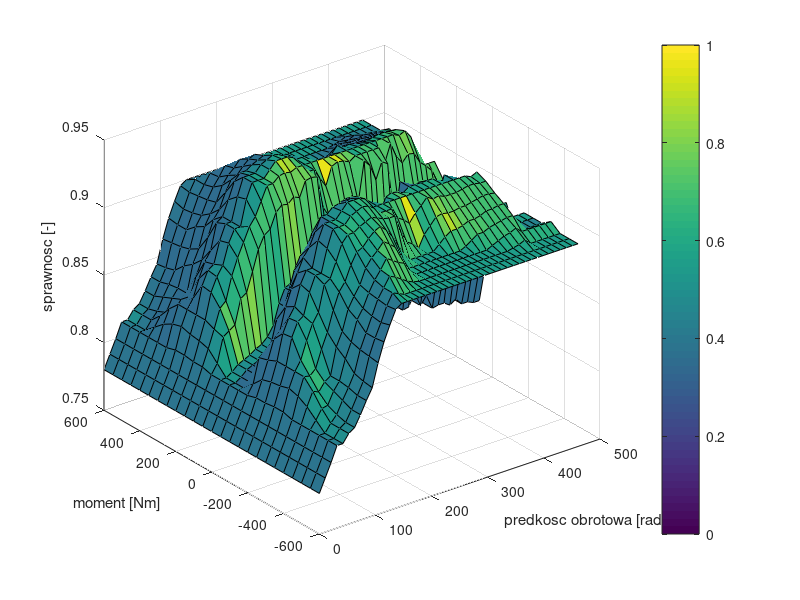
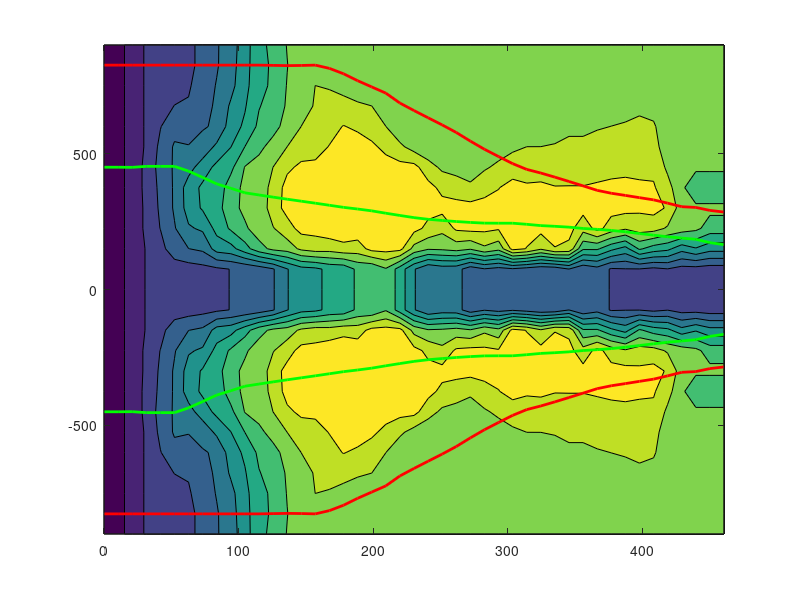

Here is the MATLAB script that generated these plots, in order: (Note: this script raises an error after producing the figures.)
close all
load dane.mat;
load FC_SI95.mat;
load PM_UQM_motor_100kW.mat;
%%



%%
omega_ICE = 150;
torque_ICE = 400; 

figure
surfl(mc_map_spd, mc_map_trq, mc_eff_map')
xlabel('predkosc obrotowa [rad/s]');
ylabel('moment [Nm]');
zlabel('sprawnosc [-]');
colorbar

%%
figure
contourf(mc_map_spd, mc_map_trq*1.5, mc_eff_map')
hold on;
plot(mc_map_spd, mc_max_trq*1.5, 'r', 'linewidth', 2.);
plot(mc_map_spd, -mc_max_trq*1.5, 'r', 'linewidth', 2.);
plot(mc_map_spd, mc_max_cont_trq*1.5, 'g', 'linewidth', 2.);
plot(mc_map_spd, -mc_max_cont_trq*1.5, 'g', 'linewidth', 2.);
plot(out.omega_motor(:,2), out.torque_motor(:,2),'red*');
xlabel('predkosc obrotowa [rad/s]');
ylabel('moment [Nm]');
zlabel('sprawnosc [-]');
%%
figure
contourf(fc_map_spd, fc_map_trq, fc_fuel_map_gpkWh');
hold on
plot(fc_map_spd, 22500./fc_map_spd, 'r', 'LineWidth', 2);
xlabel('predkosc obrotowa [rad/s]');
ylabel('moment [Nm]');
%%
figure
contourf(mc_map_spd, mc_map_trq, mc_eff_map')
hold on;
plot(mc_map_spd, -mc_max_trq, 'r', 'linewidth', 2.);
plot(mc_map_spd, -mc_max_cont_trq, 'g', 'linewidth', 2.);
plot(mc_map_spd, -22500./mc_map_spd, 'r');
hold on
Z=interp2(mc_map_spd, mc_map_trq, mc_eff_map',mc_map_spd, -22500./mc_map_spd); 
plot(mc_map_spd, (-22500./mc_map_spd)./Z);
xlabel('predkosc obrotowa [rad/s]');
ylabel('moment [Nm]');

%% 
figure
contourf(fc_map_spd, fc_map_trq, fc_fuel_map_gpkWh');
hold on
plot(fc_map_spd, fc_max_trq, 'r', 'linewidth',2.)
xlabel('predkosc obrotowa [rad/s]');
ylabel('moment [Nm]');
%%
figure
contourf(fc_map_spd, fc_map_trq, fc_fuel_map_gpkWh');
hold on
plot(mc_map_spd, (22500./mc_map_spd)./Z);
xlabel('predkosc obrotowa [rad/s]');
ylabel('moment [Nm]');
%%
figure
ZZ=interp2(fc_map_spd,fc_map_trq, fc_fuel_map_gpkWh',mc_map_spd, (22500 ./mc_map_spd)./Z);
hold off
plot(mc_map_spd,(22.5./Z).*ZZ);
plot3(mc_map_spd, (22500 ./mc_map_spd)./Z, (22.5./Z).*ZZ);
xlabel('predkosc obrotowa [rad/s]');
ylabel('moment [Nm]');
%%
figure
contourf(fc_map_spd, fc_map_trq, fc_fuel_map_gpkWh');
hold on;
plot(fc_map_spd, fc_max_trq, 'r', 'linewidth', 2.);
plot(out.omega_ICE, out.torque_ICE, 'r*');
xlabel('speed [rad/s]');
ylabel('torque [Nm]');
colorbar;
%%
figure
contourf(mc_map_spd, mc_map_trq, mc_eff_map');
hold on;
plot(omega_ICE, -torque_ICE, 'r*');
plot(mc_map_spd, -mc_max_trq, 'r', 'linewidth', 2.);
plot(mc_map_spd, -mc_max_cont_trq, 'g', 'linewidth', 2.);
plot(mc_map_spd, mc_max_trq, 'r', 'linewidth', 2.);
plot(mc_map_spd, mc_max_cont_trq, 'g', 'linewidth', 2.);
xlabel('speed [rad/s]');
ylabel('torque [Nm]');
colorbar;
title(colorbar, 'specific fuel consumption [g/kWh]')
%%
figure
contourf(mc_map_spd, mc_map_trq, mc_eff_map');
hold on;
plot(out.omega_motor, out.torque_motor, 'r*');
plot(mc_map_spd, -mc_max_trq, 'r', 'linewidth', 2.);
plot(mc_map_spd, -mc_max_cont_trq, 'g', 'linewidth', 2.);
plot(mc_map_spd, mc_max_trq, 'r', 'linewidth', 2.);
plot(mc_map_spd, mc_max_cont_trq, 'g', 'linewidth', 2.);
xlabel('speed [rad/s]');
ylabel('torque [Nm]');
colorbar;
title(colorbar, 'sprawność [%]')
%%
figure
plot(out.litry)
xlabel ('Czas [s]')
ylabel ('Całkowite zużycie paliwa [l]')
%%
figure
plot(out.SOC)
xlabel ('Czas [s]')
ylabel ('SOC baterii')